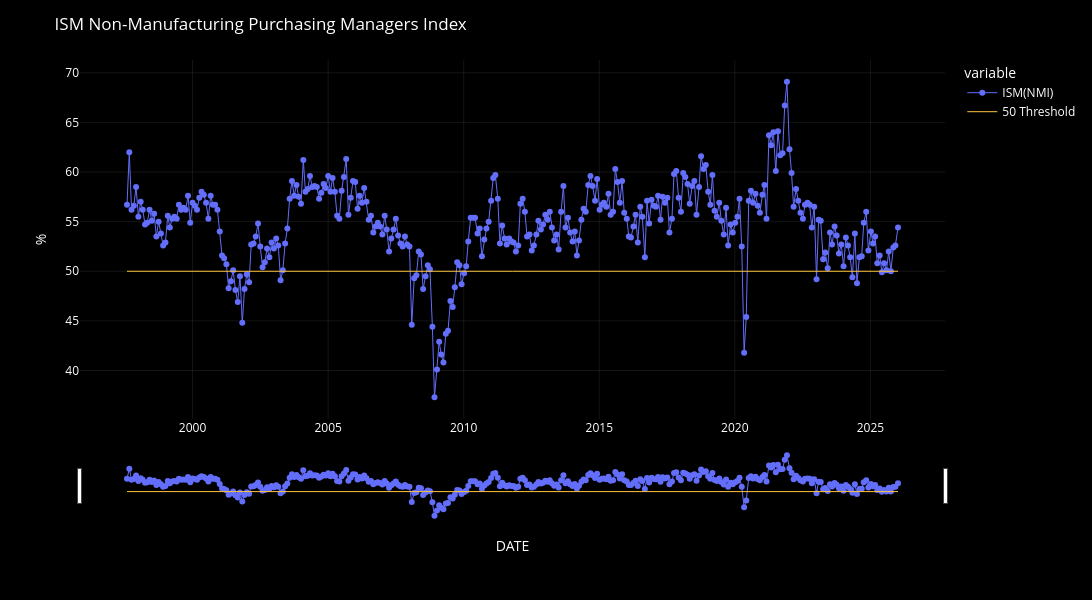

Notebook code for this chart:
### Markdown cell above
- **PMI index chart**

### Code cell
fig = plot_df_chart(
    df,
    chart_title = DICT[INDICATOR]["title"],
    chart_type = "line",
    yaxis_title = DICT[INDICATOR]["unit"],
    draw=False
)

# Reference line
fig.add_trace(go.Scatter(
    x=df.index,
    y=[50]*len(df),
    name='50 Threshold',
    line=dict(
        width=1,
        color="#FFC53D",   # muted gold
    ),
    hoverinfo="skip",
))

fig.show()

### Figure 1 — Plotly figure (JSON) as saved in the notebook; plotly's stock layout.template omitted (floating-point values rounded to 4 significant figures; data arrays with more than 128 entries replaced by an {"elided": "..."} marker saying what was removed)
{"data": [{"hovertemplate": "<b>%{fullData.name}</b><br>%{y:.2f}<extra></extra>", "legendgroup": "ISM(NMI)", "line": {"color": "#636efa", "dash": "solid", "width": 1}, "marker": {"symbol": "circle"}, "mode": "lines+markers", "name": "ISM(NMI)", "orientation": "v", "showlegend": true, "type": "scatter", "x": {"elided": "342 str values"}, "xaxis": "x", "y": {"elided": "342 float values"}, "yaxis": "y"}, {"hoverinfo": "skip", "line": {"color": "#FFC53D", "width": 1}, "name": "50 Threshold", "type": "scatter", "x": {"elided": "342 str values"}, "y": {"elided": "342 int values"}}], "layout": {"dragmode": "zoom", "font": {"color": "white", "size": 12}, "height": 600, "legend": {"bgcolor": "rgba(0,0,0,0)", "itemclick": "toggle", "itemdoubleclick": "toggleothers", "title": {"text": "variable"}, "tracegroupgap": 0}, "margin": {"t": 60}, "paper_bgcolor": "black", "plot_bgcolor": "black", "title": {"text": "ISM Non-Manufacturing Purchasing Managers Index"}, "width": 1300, "xaxis": {"anchor": "y", "domain": [0, 1], "gridcolor": "rgba(255,255,255,0.08)", "rangeslider": {"visible": true}, "showgrid": true, "title": {"text": "DATE"}}, "yaxis": {"anchor": "x", "domain": [0, 1], "fixedrange": false, "gridcolor": "rgba(255,255,255,0.08)", "showgrid": true, "title": {"text": "%"}}}}
